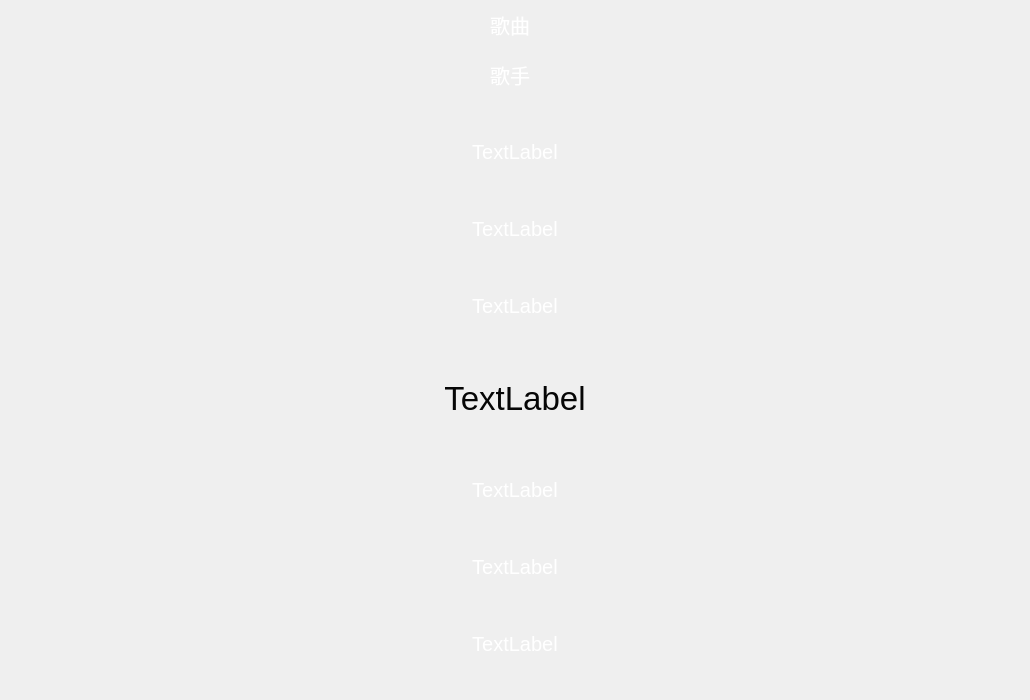
<?xml version="1.0" encoding="UTF-8"?>
<ui version="4.0">
 <class>LrcWidget</class>
 <widget class="QWidget" name="LrcWidget">
  <property name="geometry">
   <rect>
    <x>0</x>
    <y>0</y>
    <width>1030</width>
    <height>700</height>
   </rect>
  </property>
  <property name="windowTitle">
   <string>Form</string>
  </property>
  <layout class="QHBoxLayout" name="horizontalLayout">
   <property name="spacing">
    <number>0</number>
   </property>
   <property name="sizeConstraint">
    <enum>QLayout::SetDefaultConstraint</enum>
   </property>
   <property name="leftMargin">
    <number>0</number>
   </property>
   <property name="topMargin">
    <number>0</number>
   </property>
   <property name="rightMargin">
    <number>0</number>
   </property>
   <property name="bottomMargin">
    <number>0</number>
   </property>
   <item>
    <widget class="QWidget" name="btStyle" native="true">
     <property name="styleSheet">
      <string notr="true">#btStyle
{
	border-image:url(&quot;:/images/cover/lrc_background.png&quot;);
	background-color:transparent;
}

*{
	color:#ffffff;
}</string>
     </property>
     <layout class="QVBoxLayout" name="verticalLayout">
      <property name="spacing">
       <number>0</number>
      </property>
      <property name="leftMargin">
       <number>0</number>
      </property>
      <property name="topMargin">
       <number>0</number>
      </property>
      <property name="rightMargin">
       <number>0</number>
      </property>
      <property name="bottomMargin">
       <number>0</number>
      </property>
      <item>
       <widget class="QWidget" name="lrcTop" native="true">
        <property name="minimumSize">
         <size>
          <width>0</width>
          <height>100</height>
         </size>
        </property>
        <property name="maximumSize">
         <size>
          <width>16777215</width>
          <height>100</height>
         </size>
        </property>
        <layout class="QHBoxLayout" name="horizontalLayout_2">
         <property name="spacing">
          <number>0</number>
         </property>
         <property name="leftMargin">
          <number>10</number>
         </property>
         <property name="topMargin">
          <number>0</number>
         </property>
         <property name="rightMargin">
          <number>0</number>
         </property>
         <property name="bottomMargin">
          <number>0</number>
         </property>
         <item>
          <widget class="QPushButton" name="hideBtn">
           <property name="minimumSize">
            <size>
             <width>50</width>
             <height>50</height>
            </size>
           </property>
           <property name="maximumSize">
            <size>
             <width>50</width>
             <height>50</height>
            </size>
           </property>
           <property name="styleSheet">
            <string notr="true">border:none</string>
           </property>
           <property name="text">
            <string/>
           </property>
          </widget>
         </item>
         <item>
          <widget class="QWidget" name="titleBox" native="true">
           <layout class="QVBoxLayout" name="verticalLayout_2">
            <property name="spacing">
             <number>0</number>
            </property>
            <property name="leftMargin">
             <number>0</number>
            </property>
            <property name="topMargin">
             <number>0</number>
            </property>
            <property name="rightMargin">
             <number>70</number>
            </property>
            <property name="bottomMargin">
             <number>0</number>
            </property>
            <item>
             <widget class="QLabel" name="title">
              <property name="font">
               <font>
                <pointsize>15</pointsize>
               </font>
              </property>
              <property name="text">
               <string>歌曲</string>
              </property>
              <property name="alignment">
               <set>Qt::AlignCenter</set>
              </property>
             </widget>
            </item>
            <item>
             <widget class="QLabel" name="author">
              <property name="font">
               <font>
                <pointsize>15</pointsize>
               </font>
              </property>
              <property name="text">
               <string>歌手</string>
              </property>
              <property name="alignment">
               <set>Qt::AlignCenter</set>
              </property>
             </widget>
            </item>
           </layout>
          </widget>
         </item>
        </layout>
       </widget>
      </item>
      <item>
       <widget class="QWidget" name="lrcContent" native="true">
        <property name="layoutDirection">
         <enum>Qt::LeftToRight</enum>
        </property>
        <property name="autoFillBackground">
         <bool>false</bool>
        </property>
        <layout class="QVBoxLayout" name="verticalLayout_3">
         <property name="spacing">
          <number>0</number>
         </property>
         <property name="leftMargin">
          <number>15</number>
         </property>
         <property name="topMargin">
          <number>0</number>
         </property>
         <property name="rightMargin">
          <number>0</number>
         </property>
         <property name="bottomMargin">
          <number>0</number>
         </property>
         <item>
          <widget class="QLabel" name="lrc1">
           <property name="minimumSize">
            <size>
             <width>1000</width>
             <height>50</height>
            </size>
           </property>
           <property name="maximumSize">
            <size>
             <width>1000</width>
             <height>50</height>
            </size>
           </property>
           <property name="font">
            <font>
             <pointsize>15</pointsize>
            </font>
           </property>
           <property name="text">
            <string>TextLabel</string>
           </property>
           <property name="alignment">
            <set>Qt::AlignCenter</set>
           </property>
          </widget>
         </item>
         <item>
          <widget class="QLabel" name="lrc2">
           <property name="minimumSize">
            <size>
             <width>1000</width>
             <height>50</height>
            </size>
           </property>
           <property name="maximumSize">
            <size>
             <width>1000</width>
             <height>50</height>
            </size>
           </property>
           <property name="font">
            <font>
             <pointsize>15</pointsize>
            </font>
           </property>
           <property name="text">
            <string>TextLabel</string>
           </property>
           <property name="alignment">
            <set>Qt::AlignCenter</set>
           </property>
          </widget>
         </item>
         <item>
          <widget class="QLabel" name="lrc3">
           <property name="minimumSize">
            <size>
             <width>1000</width>
             <height>50</height>
            </size>
           </property>
           <property name="maximumSize">
            <size>
             <width>1000</width>
             <height>50</height>
            </size>
           </property>
           <property name="font">
            <font>
             <pointsize>15</pointsize>
            </font>
           </property>
           <property name="text">
            <string>TextLabel</string>
           </property>
           <property name="alignment">
            <set>Qt::AlignCenter</set>
           </property>
          </widget>
         </item>
         <item>
          <widget class="QLabel" name="centerLrc">
           <property name="minimumSize">
            <size>
             <width>1000</width>
             <height>80</height>
            </size>
           </property>
           <property name="maximumSize">
            <size>
             <width>1000</width>
             <height>80</height>
            </size>
           </property>
           <property name="font">
            <font>
             <pointsize>25</pointsize>
            </font>
           </property>
           <property name="layoutDirection">
            <enum>Qt::LeftToRight</enum>
           </property>
           <property name="styleSheet">
            <string notr="true">color:rgb(6, 6, 6)</string>
           </property>
           <property name="text">
            <string>TextLabel</string>
           </property>
           <property name="alignment">
            <set>Qt::AlignCenter</set>
           </property>
          </widget>
         </item>
         <item>
          <widget class="QLabel" name="lrc4">
           <property name="minimumSize">
            <size>
             <width>1000</width>
             <height>50</height>
            </size>
           </property>
           <property name="maximumSize">
            <size>
             <width>1000</width>
             <height>50</height>
            </size>
           </property>
           <property name="font">
            <font>
             <pointsize>15</pointsize>
            </font>
           </property>
           <property name="text">
            <string>TextLabel</string>
           </property>
           <property name="alignment">
            <set>Qt::AlignCenter</set>
           </property>
          </widget>
         </item>
         <item>
          <widget class="QLabel" name="lrc5">
           <property name="minimumSize">
            <size>
             <width>1000</width>
             <height>50</height>
            </size>
           </property>
           <property name="maximumSize">
            <size>
             <width>1000</width>
             <height>50</height>
            </size>
           </property>
           <property name="font">
            <font>
             <pointsize>15</pointsize>
            </font>
           </property>
           <property name="text">
            <string>TextLabel</string>
           </property>
           <property name="alignment">
            <set>Qt::AlignCenter</set>
           </property>
          </widget>
         </item>
         <item>
          <widget class="QLabel" name="lrc6">
           <property name="minimumSize">
            <size>
             <width>1000</width>
             <height>50</height>
            </size>
           </property>
           <property name="maximumSize">
            <size>
             <width>1000</width>
             <height>50</height>
            </size>
           </property>
           <property name="font">
            <font>
             <pointsize>15</pointsize>
            </font>
           </property>
           <property name="text">
            <string>TextLabel</string>
           </property>
           <property name="alignment">
            <set>Qt::AlignCenter</set>
           </property>
          </widget>
         </item>
        </layout>
       </widget>
      </item>
     </layout>
    </widget>
   </item>
  </layout>
 </widget>
 <resources/>
 <connections/>
</ui>
